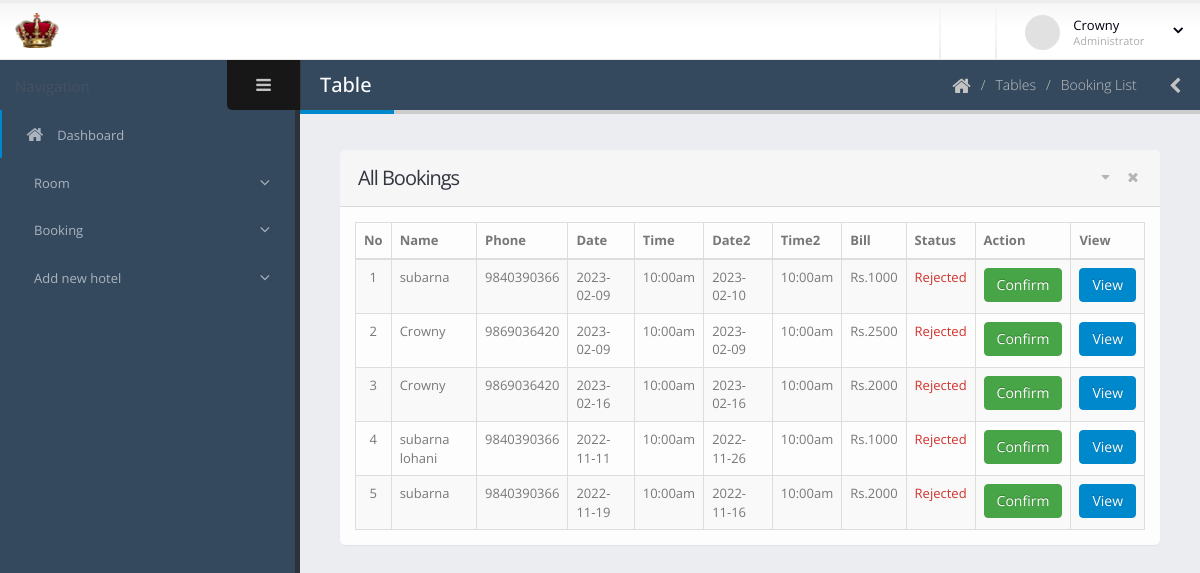
Screenshot of /dashboard/booking-list.php (signed in) with the database file from the repository.
### tables this page shows
CREATE TABLE `booking_details` (
  `id` int NOT NULL,
  `booking_id` varchar(200) DEFAULT NULL,
  `hotel_id` int DEFAULT NULL,
  `c_id` int DEFAULT NULL,
  `make_date` date DEFAULT NULL,
  `make_time` varchar(50) DEFAULT NULL,
  `name` varchar(50) DEFAULT NULL,
  `phone` varchar(100) DEFAULT NULL,
  `booking_date` date DEFAULT NULL,
  `booking_time` varchar(30) DEFAULT NULL,
  `booking_date2` date DEFAULT NULL,
  `booking_time2` varchar(30) DEFAULT NULL,
  `bill` float DEFAULT NULL,
  `transactionid` varchar(100) DEFAULT NULL,
  `status` int NOT NULL DEFAULT '0' COMMENT '0- reject, 1-confirmed',
  `reject` int DEFAULT '0'
);

### dashboard/booking-list.php (the view, shortened to what this page needs)
<?php include 'template/header.php';
?>
	<body>
		<section class="body">
			<?php include 'template/top-bar.php'; ?>
			<div class="inner-wrapper">
				<?php include 'template/left-bar.php'; ?>
				<section role="main" class="content-body">
					<header class="page-header">
						<h2>Table</h2>
						<div class="right-wrapper pull-right">
							<ol class="breadcrumbs">
								<li>
									<a href="index.php">
										<i class="fa fa-home"></i>
									</a>
								</li>
								<li><span>Tables</span></li>
								<li><span>Booking List</span></li>
							</ol>
							<a class="sidebar-right-toggle" data-open="sidebar-right"><i class="fa fa-chevron-left"></i></a>
						</div>
					</header>
						<section class="panel">
							<header class="panel-heading">
								<div class="panel-actions">
									<a href="#" class="fa fa-caret-down"></a>
									<a href="#" class="fa fa-times"></a>
								</div>
								<h2 class="panel-title">All Bookings</h2>
							</header>
							<div class="panel-body">
							<table class="table table-bordered table-striped mb-none" id="datatable-tabletools" data-swf-path="assets/vendor/jquery-datatables/extras/TableTools/swf/copy_csv_xls_pdf.swf">
									<thead>
										<tr>
											<th>No</th>
											<th>Name</th>
											<th>Phone</th>
											<th>Date</th>
											<th>Time</th>
											<th>Date2</th>
											<th>Time2</th>
											<th>Bill</th>
											<th class="hidden-phone">Status</th>
											<th class="hidden-phone">Action</th>
											<th class="hidden-phone">View</th>
										</tr>
									</thead>
									<tbody>
										<?php
										$count = 1;
										$con = connect();
										$res_id = $_SESSION['id'];
										$sql = "SELECT * FROM `booking_details` WHERE hotel_id = '$res_id'  ORDER BY make_date DESC;";
										$result = $con->query($sql);
										foreach ($result as $r) {
										?>
										<tr class="gradeX">
											<td class="center hidden-phone"><?php echo $count; ?></td>
											<td><?php echo $r['name']; ?></td>
											<td><?php echo $r['phone']; ?></td>
											<td><?php echo $r['booking_date']; ?></td>
											<td><?php echo $r['booking_time']; ?></td>
											<td><?php echo $r['booking_date2']; ?></td>
											<td><?php echo $r['booking_time2']; ?></td>
											<td>Rs.<?php echo $r['bill']; ?></td>
											<td class="center hidden-phone">
												<?php
													$status = $r['status'];
													if ($status == 0) {
												?>
												<p class="text-danger">Rejected</p>
												<?php }else{ ?>
													<p class="text-success">Confirmed</p>
												<?php } ?>
											</td>
											<td class="center hidden-phone">
												<?php
													if ($status == 1) {
												?>
												<a href="approve-reject.php?breject_id=<?php echo $r['id']; ?>&booking-number=<?php echo $r['booking_id']; ?>" class="btn btn-danger"  onclick="if (!Done()) return false; ">Reject</a>
												<?php }else{ ?>
												<a href="approve-reject.php?bapprove_id=<?php echo $r['id']; ?>&booking-number=<?php echo $r['booking_id']; ?>" class="btn btn-success"  onclick="if (!Done()) return false; ">Confirm</a>
												<?php } ?>
											</td>
											<td class="center hidden-phone">
												<a href="invoice.php?booking-number=<?php echo $r['booking_id']; ?>" class="btn btn-primary">View</a>
											</td>
										</tr>
										<?php $count++; } ?>
									</tbody>
								</table>
							</div>
						</section>
				</section>
			</div>
		</section>
	</body>
</html>

### dashboard/assets/stylesheets/skins/default.css (style rules this page uses)
a, .btn-link { color: #0088cc; }
body .btn-primary { color: #ffffff; text-shadow: 0 -1px 0 rgba(0, 0, 0, 0.25); background-color: #0088cc; border-color: #0088cc; }
body .btn-success { color: #ffffff; text-shadow: 0 -1px 0 rgba(0, 0, 0, 0.25); background-color: #47a447; border-color: #47a447; }
.page-header h2 { border-bottom-color: #0088cc; }

### rows the page displays
booking_details: name "subarna", phone "9840390366", booking_date "2023-02-09", booking_time "10:00am", booking_date2 "2023-02-10", booking_time2 "10:00am", bill "1000", status "Rejected"
booking_details: name "Crowny", phone "9869036420", booking_date "2023-02-09", booking_time "10:00am", booking_date2 "2023-02-09", booking_time2 "10:00am", bill "2500", status "Rejected"
booking_details: name "Crowny", phone "9869036420", booking_date "2023-02-16", booking_time "10:00am", booking_date2 "2023-02-16", booking_time2 "10:00am", bill "2000", status "Rejected"
booking_details: name "subarna lohani", phone "9840390366", booking_date "2022-11-11", booking_time "10:00am", booking_date2 "2022-11-26", booking_time2 "10:00am", bill "1000", status "Rejected"
booking_details: name "subarna", phone "9840390366", booking_date "2022-11-19", booking_time "10:00am", booking_date2 "2022-11-16", booking_time2 "10:00am", bill "2000", status "Rejected"

### other values shown
$_SESSION['name'] "Crowny"
